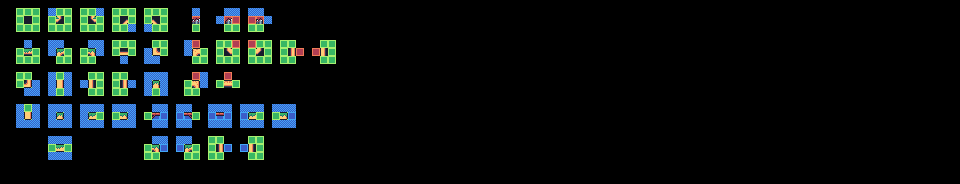

A level layout from a 2D game, rendered from its tile map. Below: a short description, then the map file with tile-grid data replaced by summaries:
An orthogonal 120x23 tile map with 8x8 px tiles, 4 tile layers (regions, input_prototype, output_ground, output_traps), 2 tilesets.

<map version="1.8" tiledversion="1.8.2" orientation="orthogonal" renderorder="right-down" width="120" height="23" tilewidth="8" tileheight="8" infinite="0" nextlayerid="5" nextobjectid="1">
 <tileset firstgid="1" source="8bitStyle_Atlas.tsx" />
 <tileset firstgid="91" source="8bitStyle_Base.tsx" />
 <layer id="1" name="regions" width="120" height="23">
  <data>[2760 cells, 300 non-empty, 1 distinct tile ids]</data>
 </layer>
 <layer id="2" name="input_prototype" width="120" height="23">
  <data>[2760 cells, 300 non-empty, 4 distinct tile ids]</data>
 </layer>
 <layer id="3" name="output_ground" width="120" height="23">
  <data>[2760 cells, 36 non-empty, 28 distinct tile ids]</data>
 </layer>
 <layer id="4" name="output_traps" width="120" height="23">
  <data>[2760 cells, 3 non-empty, 3 distinct tile ids]</data>
 </layer>
</map>